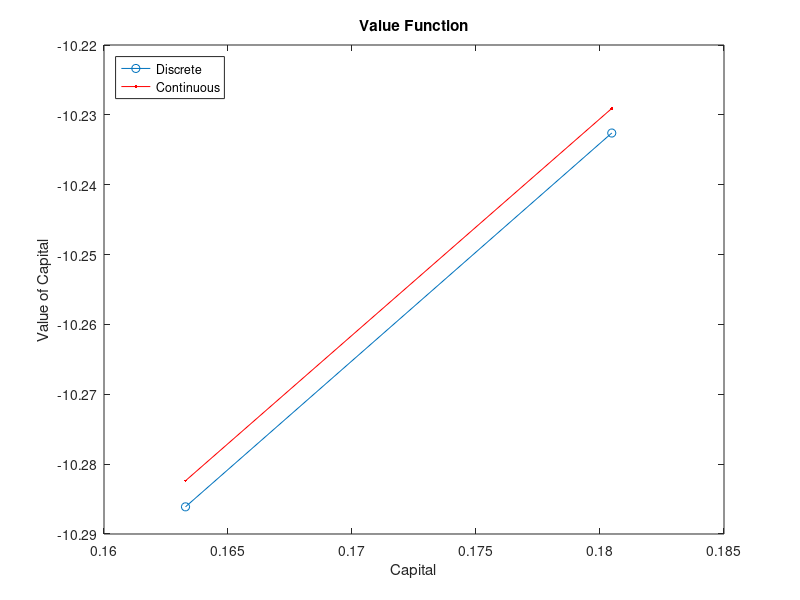
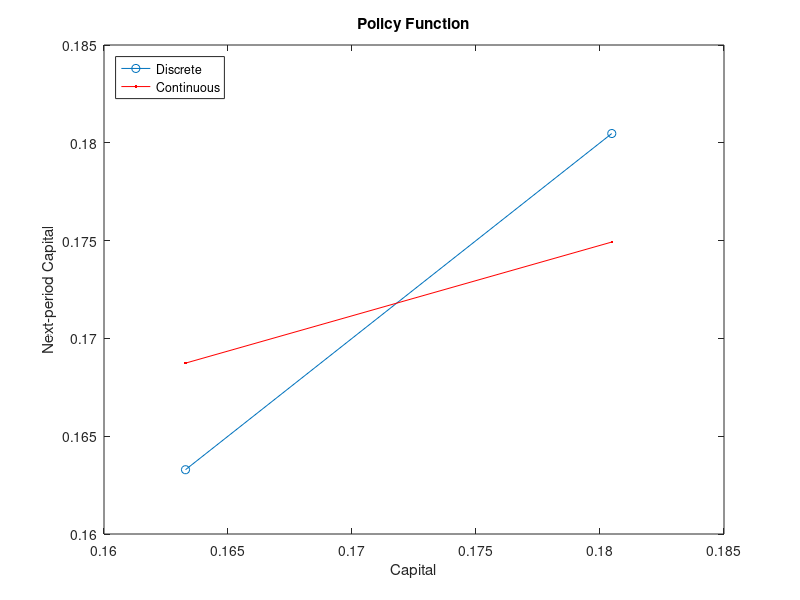
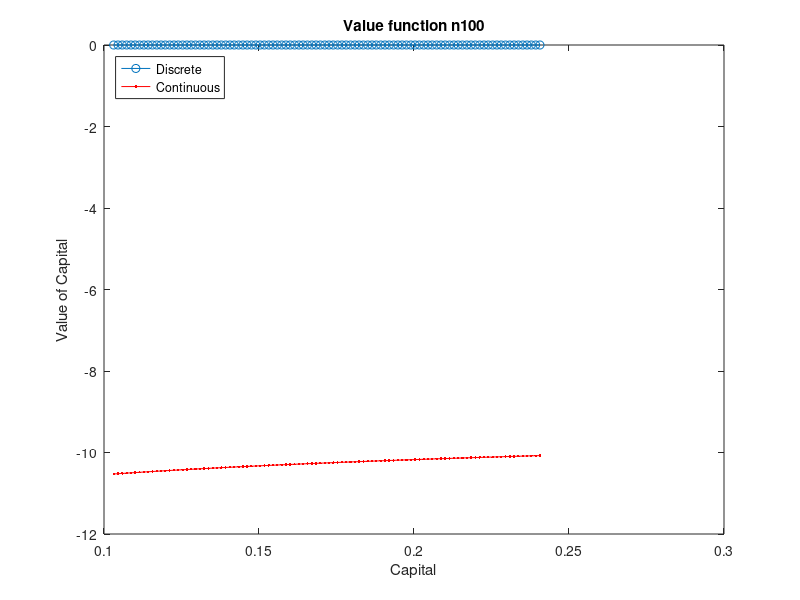
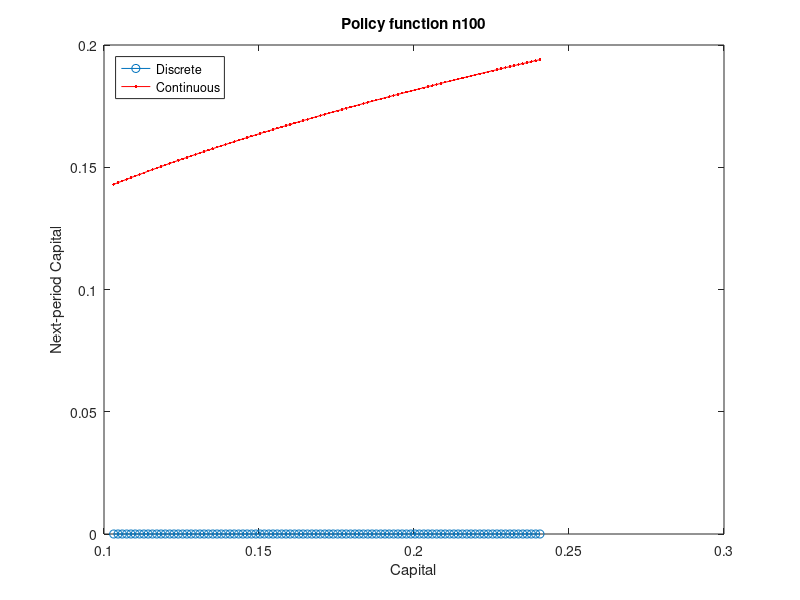

MATLAB code to generate these figures, in order:
% ----- save output to file ----- %
% ----- Tiana Randriamaro Homework#3 ----- %
% ----- Question 4: Discrete State Growth Model ----- %
clear all
diary homework3.mout
diary off
delete homework3.mout
diary homework3.mout
more off

% ----- display date and time of computation ----- %
format short g
date
time0 = clock;

fprintf('\na) Policy function vector through value function iteration with continuous capital stock\n\n')
% Parameter values %
A = 1;
alpha = .36;
beta = .9;

% Steady state %
kss = (alpha*beta)^(1/(1-alpha));
k1bar = .95*kss;
k2bar = 1.05*kss;

% Initialization of endogeneous variables %
v = zeros(2,1);                     % v(i): value function at k(i)
tv = zeros(2,1);                    % tv(i): mapped value function at k(i)
kprime = zeros(2,1);                % kprime(i): next-period capital given current state k(i)

k = linspace(k1bar,k2bar,2)';       % grid for capital

crit = 1.0;                         % init criterion for stopping iterations
tol = 1e-6;                         % tolerance 
it = 0;                             % number of iterations

% consumption and current-period utility %
c = A*repmat(k.^(alpha),1,2)-repmat(k',2,1);    % cons(i,j): consumption given state k(i) and decision k(j)
isFeasible = (c>=0);                              % indicator of feasibility
c(~isFeasible) = 0.0;                           % gives -Inf utility
util = log(c);                              % util(i,j): current utility at state k(i) and decision k(j)

% iterate over the value function %
while crit > tol
    vVec = repmat(v',2,1);                      % vectorize next-period value
    [tv,ind] = max(util+beta*vVec,[],2);        % apply Bellman operator 
    kprime = k(ind);                            % update decision 
    crit = max(abs(tv-v));                      % criteria for tolerance
    v = tv;                                     % update value function
    it = it+1;                                  % update number of iterations
end

% policy function %
kprime

fprintf('\nb) Continuous state value function evaluated at k1bar, k2bar using closed form solution\n\n')
% v(k) = E + F log(k)
E = 1/(1-beta)*(log(A*(1-alpha*beta))+alpha*beta/(1-alpha*beta)*log(A*alpha*beta));
F = alpha/(1-alpha*beta);                       

disp(E+F*log(k));

fprintf('\nc) Plot of solutions from a and b\n\n')

figure1 = figure('Name','Value Function');
plot1 = plot(k,[v,E+F*log(k)]);
set(plot1(1),'Marker','o','DisplayName','Discrete');
set(plot1(2),'Marker','.','Color',[1 0 0],'DisplayName','Continuous');
xlabel('Capital');
ylabel('Value of Capital');
title('Value Function');
legend('show');
set(legend,'Location','NorthWest');

figure2 = figure('Name','Policy Function');
plot2 = plot(k,[kprime,alpha*beta*A*k.^(alpha)]);
set(plot2(1),'Marker','o','DisplayName','Discrete');
set(plot2(2),'Marker','.','Color',[1 0 0],'DisplayName','Continuous');
xlabel('Capital');
ylabel('Next-period Capital');
title('Policy Function');
legend('show');
set(legend,'Location','NorthWest');


fprintf('\nd) Plot of discrete-state and continuous state solution\n\n')
% parameter values
L = 0.6;                         % factor lower bound
U = 1.4;                         % factor upper bound
n = 100;                         % number of gridpoints

k = linspace(L*kss,U*kss,n)';

% solving for valued function and policy function through iteration
% initialization of endogeneous variables
v = zeros(n,1);                     % v(i): value function at k(i)
tv = zeros(n,1);                    % tv(i): mapped value function at k(i)
kprime = zeros(n,1);                % kprime(i): next-period capital given current state k(i)

% consumption and current-period utility
c = A*repmat(k.^(alpha),1,n)-repmat(k',n,1);    % cons(i,j): consumption given state k(i) and decision k(j)
isFeasible = (c>=0);                              % indicator of feasibility
c(~isFeasible) = 0.0;                           % gives -Inf utility
util = log(c);                                  % util(i,j): current utility at state k(i) and decision k(j)

% iterate over the value function
while crit > tol
    vVec = repmat(v',n,1);                      % vectorize next-period value
    [tv,ind] = max(util+beta*vVec,[],2);        % apply Bellman operator 
    kprime = k(ind);                            % update decision 
    crit = max(abs(tv-v));                      % criteria for tolerance
    v = tv;                                     % update value function
    it = it+1;                                  % updare number of iterations
end
kprime;
v;

% continuous state
E = 1/(1-beta)*(log(A*(1-alpha*beta))+alpha*beta/(1-alpha*beta)*log(A*alpha*beta));
F = alpha/(1-alpha*beta);  

% graph
figure3 = figure('Name','Value function n100');
plot3 = plot(k,[v,E+F*log(k)]);
set(plot3(1),'Marker','o','DisplayName','Discrete');
set(plot3(2),'Marker','.','Color',[1 0 0],'DisplayName','Continuous');
xlabel('Capital');
ylabel('Value of Capital');
title('Value function n100');
legend('show');
set(legend,'Location','NorthWest');

figure4 = figure('Name','Policy function n100');
plot4 = plot(k,[kprime,alpha*beta*A*k.^(alpha)]);
set(plot4(1),'Marker','o','DisplayName','Discrete');
set(plot4(2),'Marker','.','Color',[1 0 0],'DisplayName','Continuous');
xlabel('Capital');
ylabel('Next-period Capital');
title('Policy function n100');
legend('show');
set(legend,'Location','NorthWest');

% ----- turn off diary ----- %
comptime = etime(clock, time0)
diary off